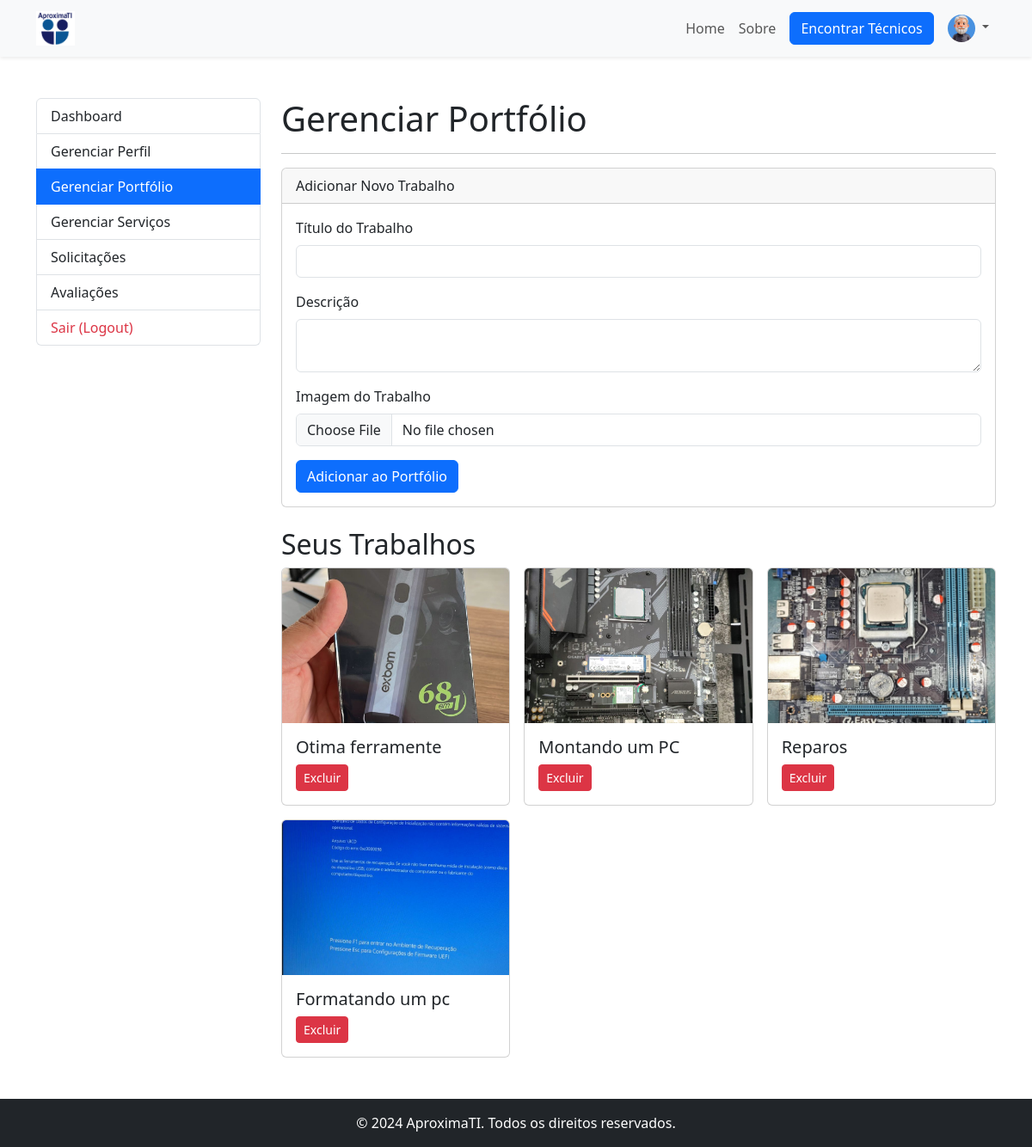
The app's page /painel/gerenciarPortfolio.php (signed in) with its own data.
### tables this page shows
CREATE TABLE `portfolio` (
  `id` int(11) NOT NULL,
  `tecnico_id` int(11) NOT NULL,
  `titulo` varchar(100) NOT NULL,
  `descricao` text DEFAULT NULL,
  `imagem_url` varchar(255) DEFAULT NULL,
  `data_publicacao` datetime DEFAULT current_timestamp()
);

### classes/PortfolioDAO.php (called while the page is built, shortened)
<?php
class PortfolioDAO {
    private $pdo;
    public function __construct(PDO $pdo) {
        $this->pdo = $pdo;
    }
    public function buscarPorTecnicoId($tecnicoId) {
        $sql = "SELECT * FROM portfolio WHERE tecnico_id = ? ORDER BY data_publicacao DESC";
        $stmt = $this->pdo->prepare($sql);
        $stmt->execute([$tecnicoId]);
        return $stmt->fetchAll();
    }
}
?>

### painel/gerenciarPortfolio.php (the view, shortened to what this page needs)
<?php
require_once '../includes/db.php';
require_once '../classes/PortfolioDAO.php';
$portfolioDAO = new PortfolioDAO($pdo);
$portfolioItens = $portfolioDAO->buscarPorTecnicoId($_SESSION['usuario_id']);
include '../includes/header.php';
?>
<main class="container my-5">
    <div class="row">
        <div class="col-md-3">
            <?php
                include '../includes/menuTecnico.php';
            ?>
        </div>
        <div class="col-md-9">
            <h1>Gerenciar Portfólio</h1>
            <hr>
            <div class="card mb-4">
                <div class="card-header">Adicionar Novo Trabalho</div>
                <div class="card-body">
                    <form action="../processa/processaAdicionarPortfolio.php" method="post" enctype="multipart/form-data">
                        <div class="mb-3">
                            <label for="titulo" class="form-label">Título do Trabalho</label>
                            <input type="text" class="form-control" id="titulo" name="titulo" required>
                        </div>
                        <div class="mb-3">
                            <label for="descricao" class="form-label">Descrição</label>
                            <textarea class="form-control" id="descricao" name="descricao" rows="2"></textarea>
                        </div>
                        <div class="mb-3">
                            <label for="imagem" class="form-label">Imagem do Trabalho</label>
                            <input class="form-control" type="file" id="imagem" name="imagem" accept="image/*" required>
                        </div>
                        <button type="submit" class="btn btn-primary">Adicionar ao Portfólio</button>
                    </form>
                </div>
            </div>
            <h2>Seus Trabalhos</h2>
            <div class="row g-3">
                <?php if (empty($portfolioItens)): ?>
                    <p class="text-muted">Você ainda não adicionou nenhum item ao seu portfólio.</p>
                <?php else: ?>
                    <?php foreach ($portfolioItens as $item): ?>
                        <div class="col-md-4">
                            <div class="card">
                                <img src="../assets/img/portfolio/<?php echo htmlspecialchars($item['imagem_url']); ?>" class="card-img-top" alt="<?php echo htmlspecialchars($item['titulo']); ?>" style="height: 180px; object-fit: cover;">
                                <div class="card-body">
                                    <h5 class="card-title"><?php echo htmlspecialchars($item['titulo']); ?></h5>
                                    <a href="../processa/processaDeletarPortfolio.php?id=<?php echo $item['id']; ?>" class="btn btn-sm btn-danger" onclick="return confirm('Tem certeza que deseja excluir este item?');">Excluir</a>
                                </div>
                            </div>
                        </div>
                    <?php endforeach; ?>
                <?php endif; ?>
            </div>
        </div>
    </div>
</main>
<?php
include '../includes/footer.php';
?>

### records on screen
portfolio: imagem_url (picture), titulo "Otima ferramente"
portfolio: imagem_url (picture), titulo "Montando um PC"
portfolio: imagem_url (picture), titulo "Reparos"
portfolio: imagem_url (picture), titulo "Formatando um pc"
